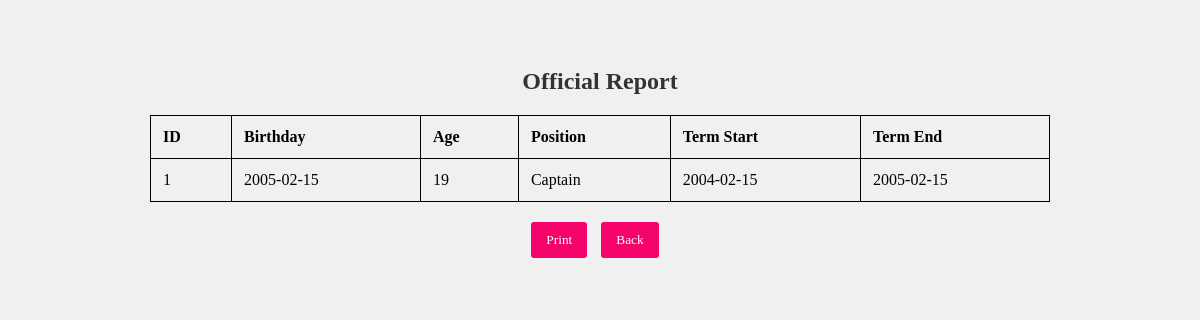
Screenshot of /official_report.php with the database file from the repository.
### tables this page shows
CREATE TABLE `officials` (
  `id` int(11) NOT NULL,
  `name` varchar(255) NOT NULL,
  `birthday` date NOT NULL,
  `position` varchar(100) NOT NULL,
  `term_start` date NOT NULL,
  `term_end` date NOT NULL,
  `photo` varchar(255) DEFAULT NULL
);

### official_report.php (the view, shortened to what this page needs)
<?php
include 'database.php';
$sql = "SELECT id, birthday, position, term_start, term_end FROM officials";
$result = $conn->query($sql);
function calculateAge($birthday) {
    $birthDate = new DateTime($birthday);
    $today = new DateTime(date("Y-m-d"));
    $age = $today->diff($birthDate);
    return $age->y;
}
?>
<!DOCTYPE html>
<html lang="en">
<head>
</head>
<body>
<div class="container">
    <h2>Official Report</h2>
    <table>
        <thead>
            <tr>
                <th>ID</th>
                <th>Birthday</th>
                <th>Age</th>
                <th>Position</th>
                <th>Term Start</th>
                <th>Term End</th>
            </tr>
        </thead>
        <tbody>
            <?php
            if ($result->num_rows > 0) {
                while ($row = $result->fetch_assoc()) {
                    $age = calculateAge($row['birthday']);
                    echo "<tr>";
                    echo "<td>" . $row['id'] . "</td>";
                    echo "<td>" . $row['birthday'] . "</td>";
                    echo "<td>" . $age . "</td>";
                    echo "<td>" . $row['position'] . "</td>";
                    echo "<td>" . $row['term_start'] . "</td>";
                    echo "<td>" . $row['term_end'] . "</td>";
                    echo "</tr>";
                }
            } else {
                echo "<tr><td colspan='6'>No officials found</td></tr>";
            }
            ?>
        </tbody>
    </table>
    <div class="btn-container">
        <button onclick="printPage()">Print</button>
        <button onclick="window.history.back()">Back</button>
    </div>
</div>
</body>
</html>

### official_report.php (style rules this page uses)
* { font-family: cursive; }
body { background-color: #f0f0f0; padding: 20px; }
.container { max-width: 900px; margin: 0 auto; padding: 20px; border-radius: 10px; }
h2 { text-align: center; color: #333; }
table { width: 100%; border-collapse: collapse; margin-top: 20px; }
th, td { padding: 12px; text-align: left; border-bottom: 1px solid #dddddd; border: 1px solid black; }
.btn-container { text-align: center; margin-top: 20px; }
button { padding: 10px 15px; background-color: #f3036a; color: white; border: none; border-radius: 3px; cursor: pointer; margin-right: 10px; }

### rows the page displays
officials: id "1", birthday "2005-02-15", birthday "19", position "Captain", term_start "2004-02-15", term_end "2005-02-15"
